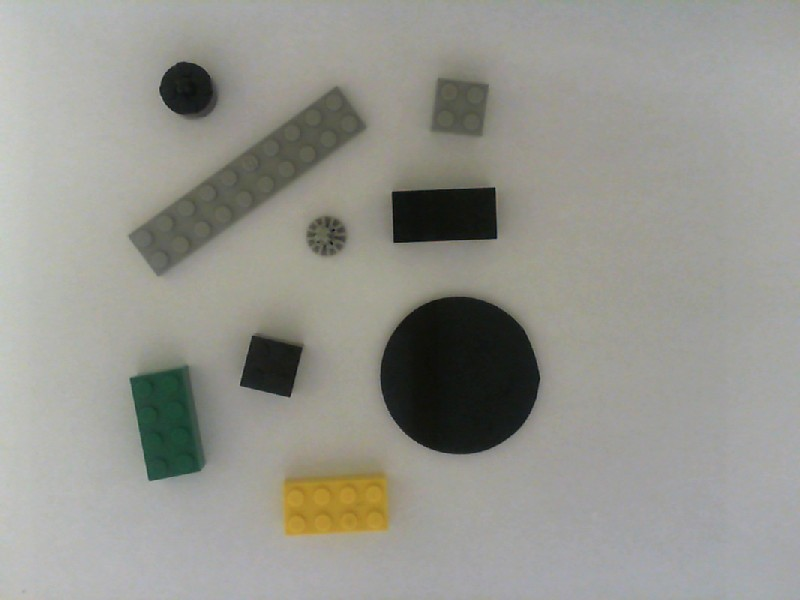
#> input picture Dataset/img_101.jpg, 800 x 600 px, found by its file name
$ jupyter execute 'Lego Legal Solution.ipynb'
#> lines starting #> are read from the running program, lines starting #| are printed output that depends on the picture; after the words box and inside, x2 and y2 are one past the last pixel; in counts of white or black regions, pixels touching at a corner belong together; long printed decimals are rounded
[cell 1]
#Import Libs
from matplotlib import pyplot as plot
import matplotlib as mpl
import urllib.request
import urllib.parse
import numpy as np
import math
import cv2

[cell 2]
image_url = 'https://raw.githubusercontent.com/jrafa1607/Lego_Legal_Solution_CV/main/Dataset/img_101.jpg'

[cell 3]
#Open the Image
with urllib.request.urlopen(image_url) as url:
    s = url.read()

[cell 4]
#Convert to a Numpy Array and Decode with cv2
img = cv2.imdecode(np.frombuffer(s, np.uint8), -1)
#> img is the input picture: shape (600, 800, 3); mean B, G, R 142.3, 149.1, 149.2

[cell 5]
#Show the Image
plot.imshow(img,cmap='gray')
plot.show()

### **Table - Lego Pieces and Specifications**

| Type | Specification (Size) | Target (box) |
| :--- | :--- | :--- |
| Circ1 | 48 mm Ø | Cx_1 |
| Circ2 | 16 mm Ø | Cx_2 |
| Circ3 | 13 mm Ø | Cx_3 |
| Reta1 | 80 × 16 mm | Cx_4 |
| Reta2 | 32 × 16 mm | Cx_5 |
| Quad1 | 16 × 16 mm | Cx_6 |

[cell 6]
#Split in R, G and B
B, G, R = cv2.split(img)
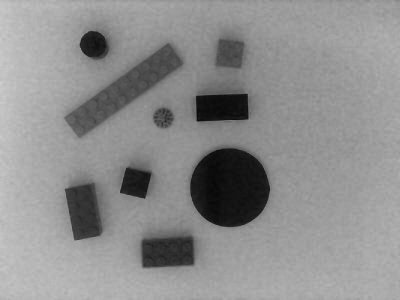
#> B: shape (600, 800) (shown at 1/2 size); min 2, max 209, mean 142.3
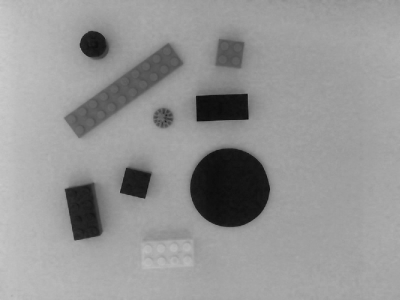
#> R: shape (600, 800) (shown at 1/2 size); min 2, max 205, mean 149.2

[cell 7]
#Select the Blue Layer
img_gray = B

[cell 8]
#Show the Stats
print("GrayMax: " + str(img_gray.max()))
#| GrayMax: 209
print("GrayMin: " + str(img_gray.min()))
#| GrayMin: 2
print("GrayMean: " + str(img_gray.mean()))
#| GrayMean: 142.290

### **Gamma Adjustment Mapping - File Tunning**

| Range (Mean Grayscale Value) | Gamma Value |
|:---|:---|
| 142.31 < x < 142.37 | 0.467 |
| 142.37 < x < 142.4 | 0.865 |
| 148.0 < x < 148.9 | 0.075 |
| 150.0 < x < 150.9 | 0.850 |
| 151.0 < x < 151.9 | 0.750 |
| 155.0 < x < 155.9 | 0.680 |
| 139.0 < x < 139.9 | 0.750 |
| 140.0 < x < 140.9 | 0.735 |
| 143.78 < x < 143.79 | 0.285 |
| 143.6 < x < 143.9 | 0.710 |
| 146.00 < x < 146.05 | 0.675 |
| Other | 1.015 |

[cell 9]
#Gamma Adjust - File Tuning
if img_gray.mean() > 142.31 and img_gray.mean() < 142.37:
    gamma = 0.467
elif img_gray.mean() > 142.37 and img_gray.mean() < 142.4:
    gamma = 0.865
elif img_gray.mean() > 148.0 and img_gray.mean() < 148.9:
    gamma = 0.075
elif img_gray.mean() > 150.0 and img_gray.mean() < 150.9:
    gamma = 0.850
elif img_gray.mean() > 151.0 and img_gray.mean() < 151.9:
    gamma = 0.750
elif img_gray.mean() > 155.0 and img_gray.mean() < 155.9:
    gamma = 0.680
elif img_gray.mean() > 139.0 and img_gray.mean() < 139.9:
    gamma = 0.750
elif img_gray.mean() > 140.0 and img_gray.mean() < 140.9:
    gamma = 0.735
elif img_gray.mean() > 143.78 and img_gray.mean() < 143.79:
    gamma = 0.285
elif img_gray.mean() > 143.6 and img_gray.mean() < 143.9:
    gamma = 0.710
elif img_gray.mean() > 146.00 and img_gray.mean() < 146.05:
    gamma = 0.675
else:
    gamma = 1.015

[cell 10]
#Show the Gamma Value
print("Gama Value: " + str(gamma))

[cell 11]
#Apply Gamma Transformation
input = img_gray/img_gray.max()
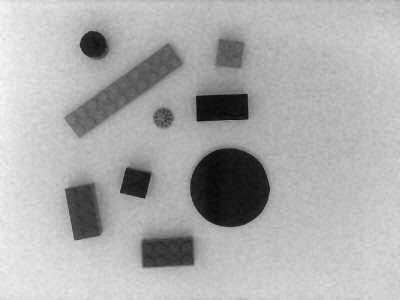
#> input: shape (600, 800) float64 (shown at 1/2 size); min 0.00957, max 1, mean 0.681
img_gray = input ** gamma * 255

[cell 12]
#Convert to Unit8
img_gray = img_gray.astype("uint8")

[cell 13]
#Show the Results
plot.imshow(img_gray, cmap='gray')
plot.show()

[cell 14]
#Add Roberts Edge
masc1 = np.array([[0, 1], [-1, 0]])
masc2 = np.array([[1, 0], [0, -1]])

img_roberts1 = cv2.filter2D(img_gray, -1, masc1)
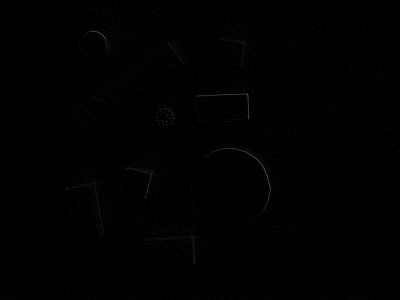
#> img_roberts1: shape (600, 800) (shown at 1/2 size); min 0, max 136, mean 1.1
img_roberts2 = cv2.filter2D(img_gray, -1, masc2)
img_roberts = cv2.add(img_roberts1, img_roberts2)

[cell 15]
#Show the Edges
plot.imshow(img_roberts, cmap='gray')
plot.show()

[cell 16]
#Apply Edges in the Image
img_gray = img_gray + img_roberts

[cell 17]
#Apply Blur and MedianBlur in the Image
img_gray = cv2.blur(img_gray,(3,3))
img_gray = cv2.medianBlur(img_gray,3)

[cell 18]
#Show the Results
plot.imshow(img_gray, cmap='gray')
plot.show()

[cell 19]
#Apply Threshold by OTSU in the Image
otsu_threshold, img_bin = cv2.threshold(img_gray, 0, 255, cv2.THRESH_BINARY + cv2.THRESH_OTSU)
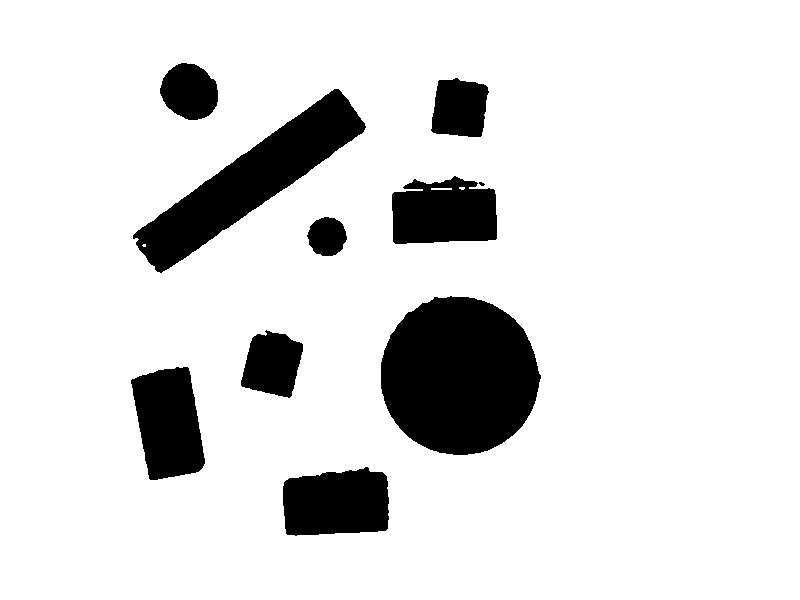
#> img_bin: shape (600, 800); 87.4% white; 10 black regions (1 under 20 px), largest, box (x1, y1, x2, y2) and area: (381, 296, 541, 455) 19774, (133, 89, 366, 273) 12895, (283, 467, 389, 536) 6235
#> otsu_threshold = 125

[cell 20]
#Show the OTSU Value
print("Otsu Value: " + str(otsu_threshold))
#| Otsu Value: 125.0

[cell 21]
#Show the Results
plot.imshow(img_bin, cmap='gray')
plot.show()

[cell 22]
#Change the Colors after OTSU
e = img_bin/img_gray.max()
img_bin = e.max()-e

[cell 23]
#Convert to Unit8
img_bin = img_bin.astype("uint8")

[cell 24]
#Show the Results
plot.imshow(img_bin, cmap='gray')
plot.show()

[cell 25]
#Identify the Connected Objects
(numCCs, imgLabels, stats, centroids) = cv2.connectedComponentsWithStats(img_bin, connectivity=8)
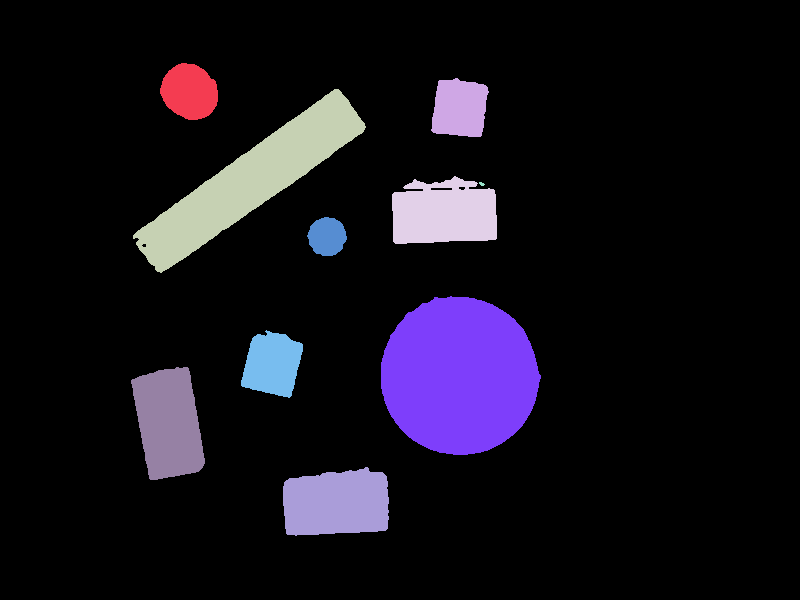
#> imgLabels: shape (600, 800) int32; 11 distinct labels, from 0 to 10; one colour per label, 0 black
#> numCCs = 11; stats = [[0, 0, 800, 600, 419520], [160, 63, 58, 57, 2496], [431, 78, 58, 59, 2771], [133, 89, 233, 184, 12895], [392, 176, 105, 68, 5912], [479, 182, 6, 4, 16], [307, 217, 40, 39, 1179], [381, 296, 160, 159, 19774], [241, 330, 62, 68, 3011], [131, 367, 74, 113, 6191], [283, 467, 106, 69, 6235]]; centroids = [[407, 298.2], [189.2, 91.31], [459.3, 107.9], [250, 180.4], [443.7, 212.7], [481.3, 183.5], [326.7, 236.2], [458.9, 375.4], [272, 363.8], [168.2, 422.7], [336.1, 502.8]]

[cell 26]
#Check the Area of the Object and Make the Classification
c = 0
for i in range (numCCs):
    if stats[i,cv2.CC_STAT_AREA] > 450:
        if i > 0:
            c = c + 1
            print("Component " + str(c) + ": Area = " + str(stats[i,cv2.CC_STAT_AREA]) + ", " +
                 str(stats[i,cv2.CC_STAT_HEIGHT]) + "x" + str(stats[i,cv2.CC_STAT_WIDTH]))
#> this loop made 11 passes
#| Component 1: Area = 2496, 57x58
#| Component 2: Area = 2771, 59x58
#| Component 3: Area = 12895, 184x233
#| Component 4: Area = 5912, 68x105
#| Component 5: Area = 1179, 39x40
#> (further printed lines are left out)
#> after the loop, c = 9

[cell 27]
#Show the Totals of the Components and the Image
print("\nTotal de Components: " + str(c))
#| Total de Components: 9
plot.imshow(img,cmap='gray')
plot.show()

[cell 28]
#Initiate the Boxes Variables
circ1 = 0
circ2 = 0
circ3 = 0
reta1 = 0
reta2 = 0
quad1 = 0

[cell 29]
#Make The Classification
i = 0
for i in range (numCCs):
    if stats[i,cv2.CC_STAT_AREA] > 16000 and stats[i,cv2.CC_STAT_AREA] < 22000:
        circ1 = circ1 + 1
    elif stats[i,cv2.CC_STAT_AREA] > 2000 and stats[i,cv2.CC_STAT_AREA] < 2500:
        circ2 = circ2 + 1
    elif stats[i,cv2.CC_STAT_AREA] > 800 and stats[i,cv2.CC_STAT_AREA] < 2000:
        circ3 = circ3 + 1
    elif stats[i,cv2.CC_STAT_AREA] > 8000 and stats[i,cv2.CC_STAT_AREA] < 15000:
        reta1 = reta1 + 1
    elif stats[i,cv2.CC_STAT_AREA] > 5000 and stats[i,cv2.CC_STAT_AREA] < 8000:
        reta2 = reta2 + 1
    elif stats[i,cv2.CC_STAT_AREA] > 2499 and stats[i,cv2.CC_STAT_AREA] < 3500:
        quad1 = quad1 + 1
#> after the loop, circ1 = 1; circ2 = 1; circ3 = 1; quad1 = 2; reta1 = 1; reta2 = 3

[cell 30]
#Validation Phase
c = 1
for i in range (numCCs):
    if stats[i,cv2.CC_STAT_AREA] > 500:
        if i > 0:
            if stats[i,cv2.CC_STAT_AREA] > 16000 and stats[i,cv2.CC_STAT_AREA] < 22000:
                print("The Component " + str(c) + ", " + str(centroids[i]) + " = Circ1: Cx_1 ")
            if stats[i,cv2.CC_STAT_AREA] > 2000 and stats[i,cv2.CC_STAT_AREA] < 2500:
                print("The Component " + str(c) + ", " + str(centroids[i]) + " = Circ2: Cx_2 ")
            if stats[i,cv2.CC_STAT_AREA] > 800 and stats[i,cv2.CC_STAT_AREA] < 2000:
                print("The Component " + str(c) + ", " + str(centroids[i]) + " = Circ3: Cx_3 ")
            if stats[i,cv2.CC_STAT_AREA] > 8000 and stats[i,cv2.CC_STAT_AREA] < 15000:
                print("The Component " + str(c) + ", " + str(centroids[i]) + " = Reta1: Cx_4 ")
            if stats[i,cv2.CC_STAT_AREA] > 5000 and stats[i,cv2.CC_STAT_AREA] < 8000:
                print("The Component " + str(c) + ", " + str(centroids[i]) + " = Reta2: Cx_5 ")
            if stats[i,cv2.CC_STAT_AREA] > 2499 and stats[i,cv2.CC_STAT_AREA] < 3500:
                print("The Component " + str(c) + ", " + str(centroids[i]) + " = Quad1: Cx_6 ")
            c = c + 1
#> after the loop, c = 10

plot.imshow(img,cmap='gray')
plot.show()

[cell 31]
#Show the Classification Results
print("Box 1 (Circ1 48mmØ): " + str(circ1))
#| Box 1 (Circ1 48mmØ): 1
print("Box 2 (Circ2 16mmØ): " + str(circ2))
#| Box 2 (Circ2 16mmØ): 1
print("Box 3 (Circ3 13mmØ): " + str(circ3))
#| Box 3 (Circ3 13mmØ): 1
print("Box 4 (Reta1 80×16mm): " + str(reta1))
#| Box 4 (Reta1 80×16mm): 1
print("Box 5 (Reta2 32×16mm): " + str(reta2))
#| Box 5 (Reta2 32×16mm): 3
print("Box 6 (Quad1 16x16mm): " + str(quad1))
#| Box 6 (Quad1 16x16mm): 2

plot.imshow(img,cmap='gray')
plot.show()

$ run again, with Dataset/img_102.jpg copied over Dataset/img_101.jpg
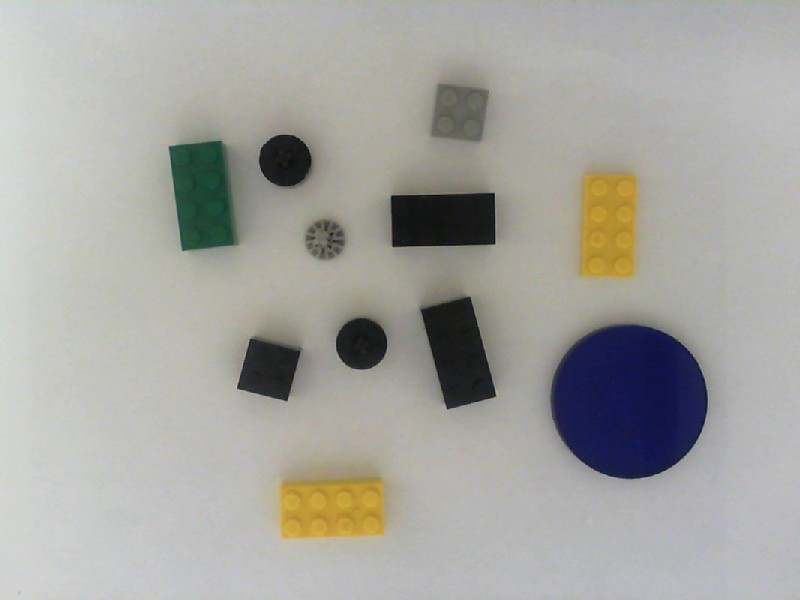
#> input picture Dataset/img_102.jpg, 800 x 600 px, found by its file name
#> img is the input picture: shape (600, 800, 3); mean B, G, R 160.1, 165.1, 165.6
#| GrayMax: 219
#| GrayMin: 3
#| GrayMean: 160.146
#> `otsu_threshold, img_bin = cv2.threshold(img_gray, 0, 255, cv2.THRESH_B..`:
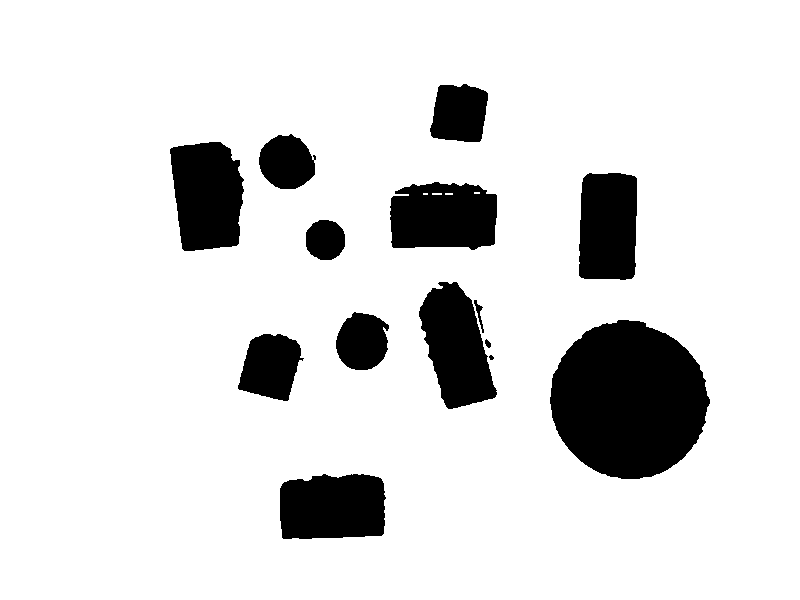
#> img_bin: shape (600, 800); 87% white; 14 black regions (1 under 20 px), largest, box (x1, y1, x2, y2) and area: (550, 320, 710, 479) 19359, (170, 142, 244, 251) 6605, (390, 182, 497, 250) 6274
#> otsu_threshold = 139
#| Otsu Value: 139.0
#> `(numCCs, imgLabels, stats, centroids) = cv2.connectedComponentsWithSta..`:
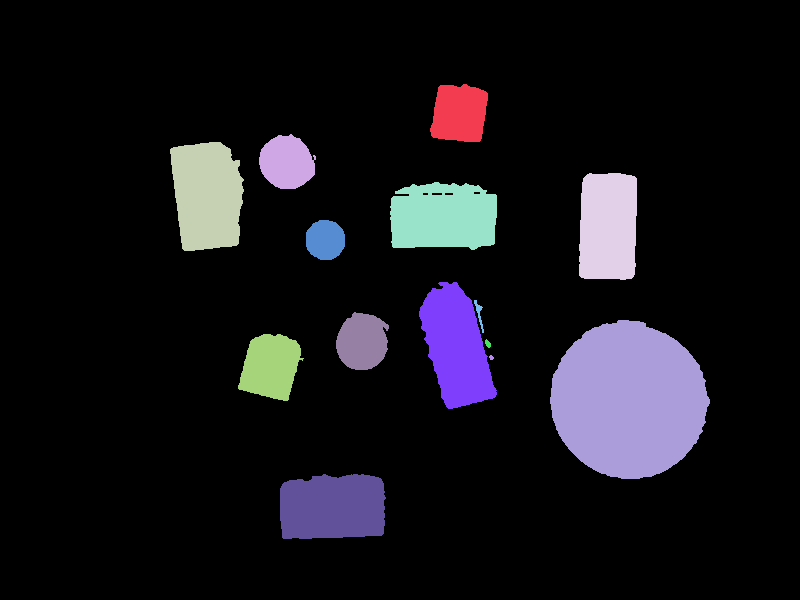
#> imgLabels: shape (600, 800) int32; 15 distinct labels, from 0 to 14; one colour per label, 0 black
#> numCCs = 15; stats = 15 rows, first 6: [0, 0, 800, 600, 417393], [430, 84, 58, 58, 2766], [259, 134, 57, 55, 2345], [170, 142, 74, 109, 6605], [579, 173, 58, 107, 5826], [390, 182, 107, 68, 6274]; centroids = 15 rows, first 8: [390.2, 296.4], [459, 113.1], [286.4, 162], [206.8, 195.1], [607.8, 226.2], [442.9, 216.5], [324.9, 239.5], [455.8, 346.4]
#> the loop `for i in range (numCCs):` made 15 passes
#| Component 1: Area = 2766, 58x58
#| Component 2: Area = 2345, 55x57
#| Component 3: Area = 6605, 109x74
#| Component 4: Area = 5826, 107x58
#| Component 5: Area = 6274, 68x107
#> (further printed lines are left out)
#> after the loop `for i in range (numCCs):`: c = 11
#| Total de Components: 11
#> after the loop `for i in range (numCCs):`: circ1 = 1; circ2 = 2; circ3 = 1; quad1 = 2; reta1 = 0; reta2 = 5
#> after the loop `for i in range (numCCs):`: c = 12
#| Box 1 (Circ1 48mmØ): 1
#| Box 2 (Circ2 16mmØ): 2
#| Box 3 (Circ3 13mmØ): 1
#| Box 4 (Reta1 80×16mm): 0
#| Box 5 (Reta2 32×16mm): 5
#| Box 6 (Quad1 16x16mm): 2

$ run again, with Dataset/img_104.jpg copied over Dataset/img_101.jpg
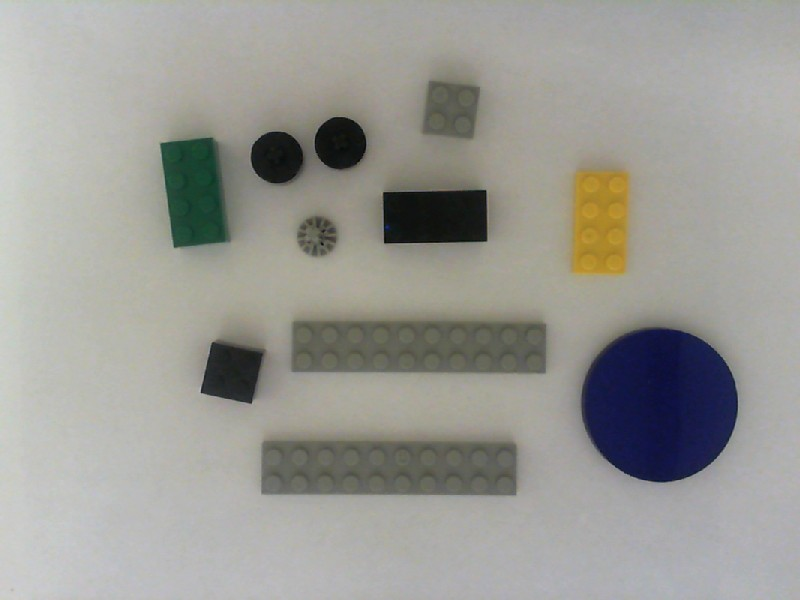
#> input picture Dataset/img_104.jpg, 800 x 600 px, found by its file name
#> img is the input picture: shape (600, 800, 3); mean B, G, R 148.6, 154, 154.3
#| GrayMax: 210
#| GrayMin: 1
#| GrayMean: 148.595
#> `otsu_threshold, img_bin = cv2.threshold(img_gray, 0, 255, cv2.THRESH_B..`:
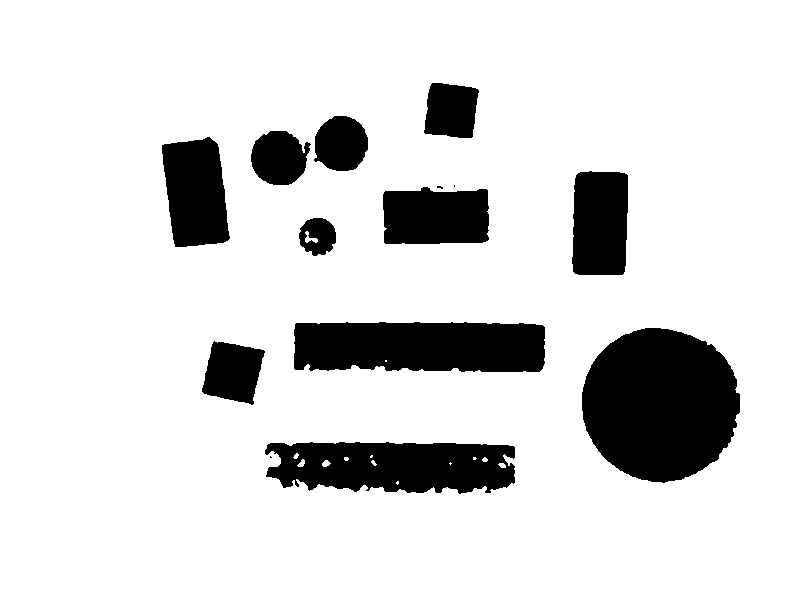
#> img_bin: shape (600, 800); 85.5% white; 14 black regions (3 under 20 px), largest, box (x1, y1, x2, y2) and area: (582, 328, 740, 483) 19053, (294, 322, 545, 372) 11746, (265, 442, 515, 494) 10601
#> otsu_threshold = 240
#| Otsu Value: 240.0
#> `(numCCs, imgLabels, stats, centroids) = cv2.connectedComponentsWithSta..`:
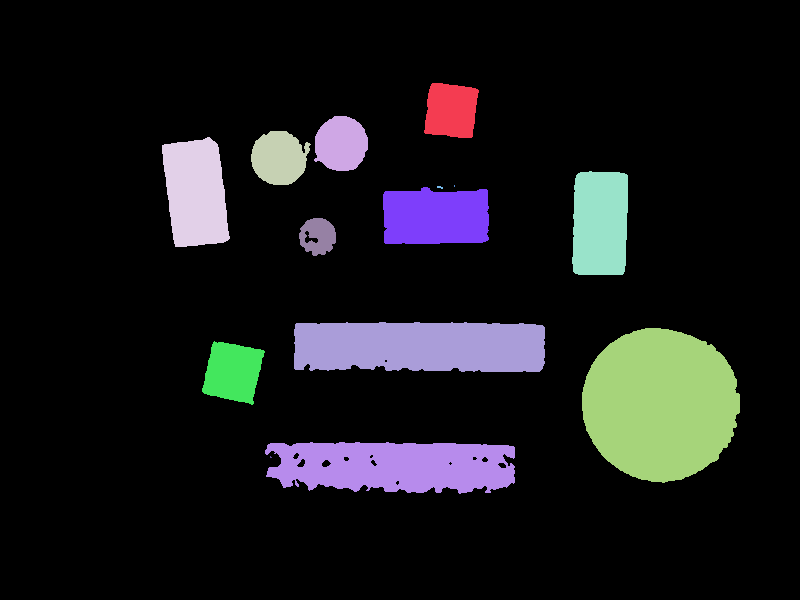
#> imgLabels: shape (600, 800) int32; 15 distinct labels, from 0 to 14; one colour per label, 0 black
#> numCCs = 15; stats = 15 rows, first 6: [0, 0, 800, 600, 410599], [424, 83, 55, 55, 2500], [314, 116, 54, 55, 2341], [251, 131, 60, 54, 2424], [162, 137, 68, 110, 5879], [572, 171, 56, 104, 5465]; centroids = 15 rows, first 8: [388.8, 295.2], [450.7, 110.2], [340.7, 143.4], [278.7, 157.6], [195.3, 192.4], [599.8, 223], [454, 185.5], [435.4, 216.5]
#> the loop `for i in range (numCCs):` made 15 passes
#| Component 1: Area = 2500, 55x55
#| Component 2: Area = 2341, 55x54
#| Component 3: Area = 2424, 54x60
#| Component 4: Area = 5879, 110x68
#| Component 5: Area = 5465, 104x56
#> (further printed lines are left out)
#> after the loop `for i in range (numCCs):`: c = 11
#| Total de Components: 11
#> after the loop `for i in range (numCCs):`: circ1 = 1; circ2 = 2; circ3 = 1; quad1 = 2; reta2 = 3
#> after the loop `for i in range (numCCs):`: c = 12
#| Box 1 (Circ1 48mmØ): 1
#| Box 2 (Circ2 16mmØ): 2
#| Box 3 (Circ3 13mmØ): 1
#| Box 4 (Reta1 80×16mm): 2
#| Box 5 (Reta2 32×16mm): 3
#| Box 6 (Quad1 16x16mm): 2
